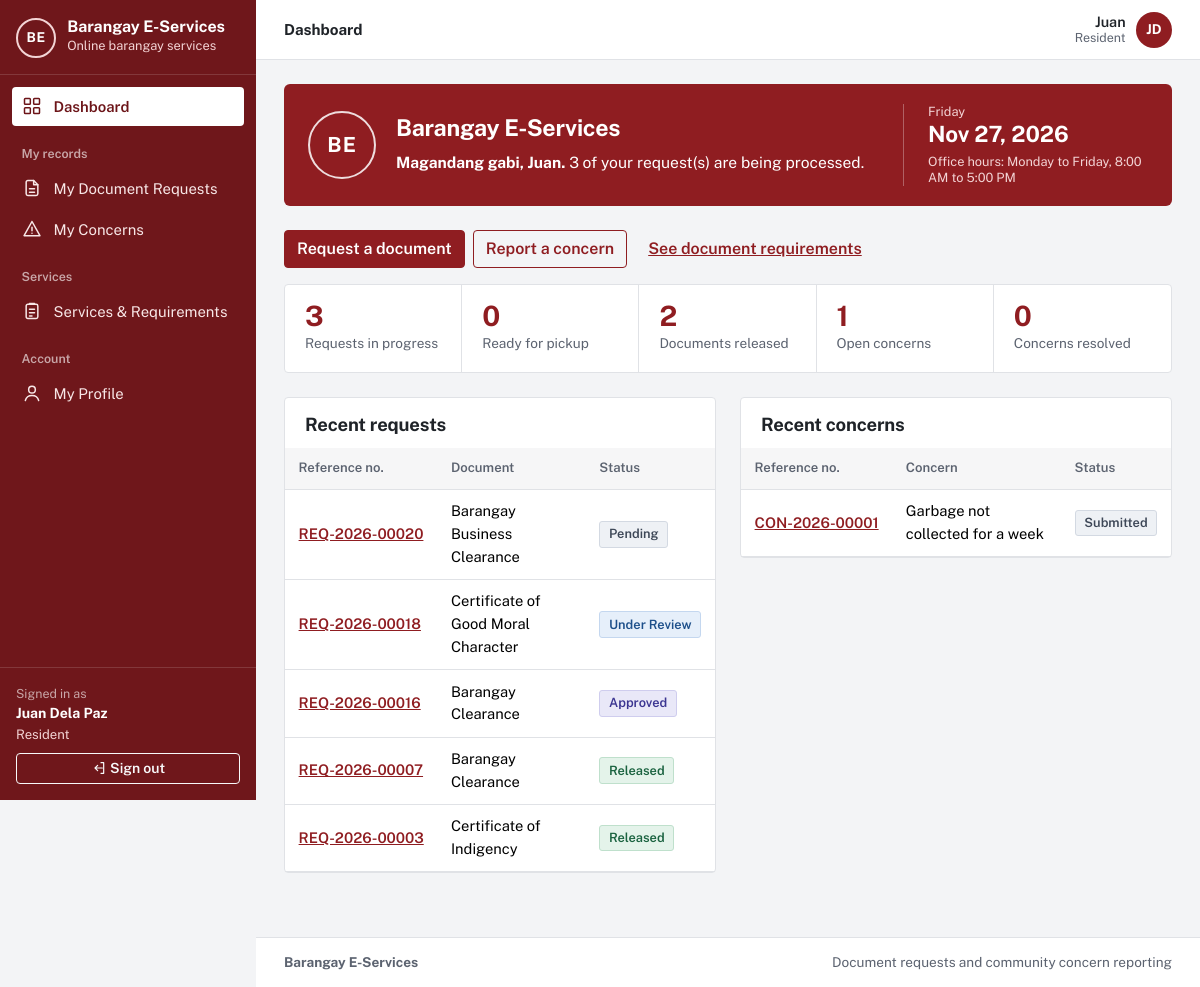
Page /barangay-eservicess2/resident/dashboard.php (signed in) on the committed database.
### tables this page shows
CREATE TABLE `users` (
  `user_id` int(10) UNSIGNED NOT NULL,
  `role_id` tinyint(3) UNSIGNED NOT NULL,
  `purok_id` smallint(5) UNSIGNED DEFAULT NULL,
  `first_name` varchar(60) NOT NULL,
  `last_name` varchar(60) NOT NULL,
  `email` varchar(120) NOT NULL,
  `contact_no` varchar(13) DEFAULT NULL,
  `street_address` varchar(150) DEFAULT NULL,
  `password_hash` varchar(255) NOT NULL,
  `email_verified_at` datetime DEFAULT NULL,
  `is_active` tinyint(1) NOT NULL DEFAULT 1,
  `failed_logins` tinyint(3) UNSIGNED NOT NULL DEFAULT 0,
  `locked_until` datetime DEFAULT NULL,
  `created_at` datetime NOT NULL DEFAULT current_timestamp(),
  `updated_at` datetime NOT NULL DEFAULT current_timestamp() ON UPDATE current_timestamp()
);

CREATE TABLE `roles` (
  `role_id` tinyint(3) UNSIGNED NOT NULL,
  `role_key` varchar(20) NOT NULL,
  `role_name` varchar(50) NOT NULL
);

CREATE TABLE `barangay_settings` (
  `settings_id` tinyint(3) UNSIGNED NOT NULL DEFAULT 1,
  `barangay_name` varchar(100) DEFAULT NULL,
  `municipality` varchar(100) DEFAULT NULL,
  `province` varchar(100) DEFAULT NULL,
  `office_hours` varchar(150) DEFAULT NULL,
  `logo_path` varchar(255) DEFAULT NULL,
  `updated_by` int(10) UNSIGNED DEFAULT NULL,
  `updated_at` datetime NOT NULL DEFAULT current_timestamp() ON UPDATE current_timestamp()
);

CREATE TABLE `document_requests` (
  `request_id` int(10) UNSIGNED NOT NULL,
  `reference_no` varchar(20) DEFAULT NULL,
  `resident_id` int(10) UNSIGNED NOT NULL,
  `doc_type_id` smallint(5) UNSIGNED NOT NULL,
  `purpose` varchar(255) NOT NULL,
  `copies` tinyint(3) UNSIGNED NOT NULL DEFAULT 1,
  `fee_amount` decimal(8,2) NOT NULL,
  `status` enum('Pending','Under Review','Approved','Rejected','Processing','Ready for Pickup','Released','Cancelled') NOT NULL DEFAULT 'Pending',
  `remarks` varchar(500) DEFAULT NULL,
  `handled_by` int(10) UNSIGNED DEFAULT NULL,
  `is_archived` tinyint(1) NOT NULL DEFAULT 0,
  `created_at` datetime NOT NULL DEFAULT current_timestamp(),
  `updated_at` datetime NOT NULL DEFAULT current_timestamp() ON UPDATE current_timestamp()
);

CREATE TABLE `document_types` (
  `doc_type_id` smallint(5) UNSIGNED NOT NULL,
  `name` varchar(100) NOT NULL,
  `description` varchar(500) NOT NULL,
  `fee` decimal(8,2) NOT NULL DEFAULT 0.00,
  `processing_days` tinyint(3) UNSIGNED NOT NULL DEFAULT 1,
  `is_archived` tinyint(1) NOT NULL DEFAULT 0,
  `created_at` datetime NOT NULL DEFAULT current_timestamp(),
  `updated_at` datetime NOT NULL DEFAULT current_timestamp() ON UPDATE current_timestamp()
);

CREATE TABLE `concerns` (
  `concern_id` int(10) UNSIGNED NOT NULL,
  `reference_no` varchar(20) DEFAULT NULL,
  `resident_id` int(10) UNSIGNED NOT NULL,
  `category_id` smallint(5) UNSIGNED NOT NULL,
  `purok_id` smallint(5) UNSIGNED NOT NULL,
  `title` varchar(120) NOT NULL,
  `description` text NOT NULL,
  `location` varchar(200) NOT NULL,
  `priority` tinyint(3) UNSIGNED NOT NULL,
  `status` enum('Submitted','Under Review','Assigned','In Progress','Resolved','Closed','Rejected','Withdrawn') NOT NULL DEFAULT 'Submitted',
  `assigned_to` int(10) UNSIGNED DEFAULT NULL,
  `resolution` varchar(1000) DEFAULT NULL,
  `is_archived` tinyint(1) NOT NULL DEFAULT 0,
  `created_at` datetime NOT NULL DEFAULT current_timestamp(),
  `updated_at` datetime NOT NULL DEFAULT current_timestamp() ON UPDATE current_timestamp()
);

### barangay-eservicess2/resident/dashboard.php (the view, shortened to what the rows shown need)
<?php
require __DIR__ . '/../app/bootstrap.php';
$user = require_role(ROLE_RESIDENT);
$uid = (int) $user['user_id'];
$req = db_one(
    "SELECT COUNT(*) AS total,
            SUM(status IN ('Pending', 'Under Review', 'Approved', 'Processing')) AS in_progress,
            SUM(status = 'Ready for Pickup') AS ready,
            SUM(status = 'Released') AS released
       FROM document_requests WHERE resident_id = ?",
    [$uid]
);
$recentRequests = db_all(
    'SELECT dr.request_id, dr.reference_no, dr.status, dr.updated_at, dt.name AS doc_name
       FROM document_requests dr JOIN document_types dt ON dt.doc_type_id = dr.doc_type_id
      WHERE dr.resident_id = ? ORDER BY dr.updated_at DESC LIMIT 5',
    [$uid]
);
$recentConcerns = db_all(
    'SELECT concern_id, reference_no, title, status, updated_at FROM concerns WHERE resident_id = ? ORDER BY updated_at DESC LIMIT 5',
    [$uid]
);
$ready = db_all(
    "SELECT dr.request_id, dr.reference_no, dr.fee_amount, dt.name AS doc_name
       FROM document_requests dr JOIN document_types dt ON dt.doc_type_id = dr.doc_type_id
      WHERE dr.resident_id = ? AND dr.status = 'Ready for Pickup'",
    [$uid]
);
$welcomeMessage = $ready
    ? count($ready) . ' document(s) are ready for pickup at the barangay hall.'
    : ((int) $req['in_progress'] ? (int) $req['in_progress'] . ' of your request(s) are being processed.' : 'You have no requests in progress.');
$activeNav = 'dashboard';
require APP_ROOT . '/app/views/header.php';
require APP_ROOT . '/app/views/welcome.php';
?>
<div class="row g-4">
  <div class="col-lg-6">
    <section class="panel panel-flush">
      <h2>Recent requests</h2>
      <?php if (!$recentRequests): ?>
        <div class="empty"><p>You have not requested any documents yet.</p><a class="btn btn-sm btn-primary" href="<?= e(url('services.php')) ?>">See available documents</a></div>
      <?php else: ?>
      <table class="table mt-2">
        <thead><tr><th scope="col">Reference no.</th><th scope="col">Document</th><th scope="col">Status</th></tr></thead>
        <tbody>
        <?php foreach ($recentRequests as $r): ?>
          <tr><td class="ref"><a href="<?= e(url('request.php?id=' . (int) $r['request_id'])) ?>"><?= e($r['reference_no']) ?></a></td><td><?= e($r['doc_name']) ?></td><td><?= status_badge($r['status']) ?></td></tr>
        <?php endforeach; ?>
        </tbody>
      </table>
      <?php endif; ?>
    </section>
  </div>
  <div class="col-lg-6">
    <section class="panel panel-flush">
      <h2>Recent concerns</h2>
      <?php if (!$recentConcerns): ?>
        <div class="empty"><p>You have not reported any concerns.</p><a class="btn btn-sm btn-primary" href="<?= e(url('resident/concern-form.php')) ?>">Report a concern</a></div>
      <?php else: ?>
      <table class="table mt-2">
        <thead><tr><th scope="col">Reference no.</th><th scope="col">Concern</th><th scope="col">Status</th></tr></thead>
        <tbody>
        <?php foreach ($recentConcerns as $c): ?>
          <tr><td class="ref"><a href="<?= e(url('concern.php?id=' . (int) $c['concern_id'])) ?>"><?= e($c['reference_no']) ?></a></td><td><?= e($c['title']) ?></td><td><?= status_badge($c['status']) ?></td></tr>
        <?php endforeach; ?>
        </tbody>
      </table>
      <?php endif; ?>
    </section>
  </div>
</div>
<?php require APP_ROOT . '/app/views/footer.php'; ?>

### barangay-eservicess2/app/views/header.php (shortened to what the rows shown need)
<?php
$user = current_user();
$role = $user['role_key'] ?? null;
$verified = $user && is_verified($user);
$activeNav = $activeNav ?? '';
$appLayout = $user && $verified;
$groups = [];
if ($appLayout && $role === ROLE_ADMIN) {
    $groups = [
        '' => ['dashboard' => ['admin/dashboard.php', 'Dashboard', 'dashboard']],
        'Records' => [
            'residents' => ['residents.php', 'Residents', 'residents'],
            'requests'  => ['requests.php', 'Document Requests', 'document'],
            'concerns'  => ['concerns.php', 'Community Concerns', 'concern'],
        ],
        'Services' => [
            'doctypes'   => ['admin/document-types.php', 'Document Types', 'services'],
            'categories' => ['admin/categories.php', 'Concern Categories', 'category'],
        ],
        'Reports' => [
            'reports' => ['reports.php', 'Reports', 'reports'],
            'logs'    => ['admin/logs.php', 'Activity Logs', 'logs'],
        ],
        'System' => [
            'users'    => ['admin/users.php', 'User Accounts', 'accounts'],
            'settings' => ['admin/settings.php', 'Settings', 'settings'],
            'profile'  => ['profile.php', 'My Profile', 'profile'],
        ],
    ];
} elseif ($appLayout && $role === ROLE_RESIDENT) {
    $groups = [
        '' => ['dashboard' => ['resident/dashboard.php', 'Dashboard', 'dashboard']],
        'My records' => [
            'requests' => ['requests.php', 'My Document Requests', 'document'],
            'concerns' => ['concerns.php', 'My Concerns', 'concern'],
        ],
        'Services' => ['services' => ['services.php', 'Services & Requirements', 'services']],
        'Account' => ['profile' => ['profile.php', 'My Profile', 'profile']],
    ];
}
$crumbItem = $pageTitle ?? '';
foreach ($groups as $label => $items) {
    if (isset($items[$activeNav])) {
        $crumbItem = $items[$activeNav][1];
    }
}
?><!doctype html>
<html lang="en">
<head>
  <link rel="stylesheet" href="<?= e(asset('vendor/bootstrap/bootstrap.min.css')) ?>">
  <link rel="stylesheet" href="<?= e(asset('css/app.css')) ?>">
</head>
<body class="<?= $appLayout ? 'app-body' : 'public-body' ?>">
<?php if ($appLayout): ?>
<div class="app-shell">
  <aside class="sidebar offcanvas-lg offcanvas-start" id="sidebar" tabindex="-1" aria-label="Main navigation">
    <div class="sidebar-brand">
      <a class="brand" href="<?= e(url(home_path_for_role($role))) ?>">
        <?= render_app_mark() ?>
        <span class="brand-text">
          <span class="brand-name"><?= e(app_name()) ?></span>
          <span class="brand-sub">Online barangay services</span>
        </span>
      </a>
    </div>
    <nav class="sidebar-nav">
      <?php foreach ($groups as $label => $items): ?>
        <?php if ($label !== ''): ?><div class="sidebar-heading"><?= e($label) ?></div><?php endif; ?>
        <ul class="sidebar-list">
          <?php foreach ($items as $key => [$path, $itemLabel, $iconName]): ?>
            <li>
              <a class="sidebar-link<?= $key === $activeNav ? ' active' : '' ?>" <?= $key === $activeNav ? 'aria-current="page"' : '' ?> href="<?= e(url($path)) ?>">
                <?= icon($iconName) ?><span><?= e($itemLabel) ?></span>
              </a>
            </li>
          <?php endforeach; ?>
        </ul>
      <?php endforeach; ?>
    </nav>
    <div class="sidebar-user">
      <div class="sidebar-user-label">Signed in as</div>
      <div class="sidebar-user-name"><?= e(full_name($user)) ?></div>
      <div class="sidebar-user-role"><?= e($user['role_name']) ?></div>
      <form method="post" action="<?= e(url('auth/logout.php')) ?>">
        <button type="submit" class="btn btn-sm btn-outline-light w-100 mt-2"><?= icon('logout', 'icon icon-sm') ?> Sign out</button>
      </form>
    </div>
  </aside>
  <div class="app-main">
    <header class="topbar">
      <nav class="topbar-crumb" aria-label="You are here">
        <span class="crumb-item"><?= e($crumbItem) ?></span>
      </nav>
      <div class="topbar-user">
        <span class="topbar-user-text"><span class="topbar-user-name"><?= e($user['first_name']) ?></span><span class="topbar-user-role"><?= e($user['role_name']) ?></span></span>
        <a class="avatar" href="<?= e(url('profile.php')) ?>" title="My profile" aria-label="My profile"><?= e(mb_strtoupper(mb_substr($user['first_name'], 0, 1) . mb_substr($user['last_name'], 0, 1))) ?></a>
      </div>
    </header>
    <main id="main" class="page">
<?php endif; ?>

### barangay-eservicess2/app/lib/settings.php (shortened to what the rows shown need)
<?php
function barangay(bool $refresh = false): array
{
    static $settings = null;
    if ($settings === null || $refresh) {
        try {
            $row = db_one('SELECT barangay_name, municipality, province, office_hours, logo_path, updated_at FROM barangay_settings WHERE settings_id = 1');
        } catch (mysqli_sql_exception $e) {
            error_log('[barangay-eservices] settings unavailable: ' . $e->getMessage());
            $row = null;
        }
        $settings = array_merge(SETTINGS_DEFAULTS, $row ?? []);
    }
    return $settings;
}
function app_name(): string
{
    return APP_NAME;
}
function barangay_name(): string
{
    $name = trim((string) barangay()['barangay_name']);
    if ($name === '') {
        return '';
    }
    return preg_match('/^(barangay|brgy\.?)\s/i', $name) ? $name : 'Barangay ' . $name;
}
function barangay_display_name(): string
{
    return barangay_name() ?: APP_NAME;
}
function office_hours(): string
{
    return trim((string) barangay()['office_hours']);
}
function barangay_initials(): string
{
    if (trim((string) barangay()['barangay_name']) === '') {
        return 'BE';
    }
    $initials = '';
    return $initials !== '' ? $initials : 'B';
}
function logo_url(): ?string
{
    $path = barangay()['logo_path'];
    if (!$path || !is_file(APP_ROOT . '/' . $path)) {
        return null;
    }
    return url($path) . '?v=' . filemtime(APP_ROOT . '/' . $path);
}
function render_app_mark(): string
{
    return '<span class="brand-seal" aria-hidden="true">BE</span>';
}
function render_seal(string $class = 'brand-seal'): string
{
    $logo = logo_url();
    return '<span class="' . e($class) . '" aria-hidden="true">' . e(barangay_initials()) . '</span>';
}

### barangay-eservicess2/app/views/welcome.php (shortened to what the rows shown need)
<?php
$hour = (int) date('G');
$greeting = $hour < 12 ? 'Magandang umaga' : ($hour < 18 ? 'Magandang hapon' : 'Magandang gabi');
$me = current_user();
?>
<section class="welcome" aria-labelledby="welcome-title">
  <?= render_seal('welcome-seal') ?>
  <div class="welcome-body">
    <h1 class="welcome-title" id="welcome-title"><?= e(barangay_display_name()) ?></h1>
    <p class="welcome-greet"><strong><?= e($greeting) ?>, <?= e($me['first_name']) ?>.</strong> <?= e($welcomeMessage ?? '') ?></p>
  </div>
  <div class="welcome-side">
    <div class="welcome-day"><?= e(date('l')) ?></div>
    <div class="welcome-date"><?= e(date('M j, Y')) ?></div>
    <?php if (office_hours() !== ''): ?><div class="welcome-hours">Office hours: <?= e(office_hours()) ?></div><?php endif; ?>
  </div>
</section>

### barangay-eservicess2/app/lib/workflow.php (shortened to what the rows shown need)
<?php
function status_badge(string $status): string
{
    $tone = match ($status) {
        'Pending', 'Submitted'                    => 'waiting',
        'Under Review', 'Assigned'                => 'review',
        'Approved', 'Processing', 'In Progress'   => 'active',
        'Ready for Pickup', 'Resolved'            => 'ready',
        'Released', 'Closed'                      => 'done',
        'Rejected'                                => 'stopped',
        'Cancelled', 'Withdrawn'                  => 'muted',
        default                                   => 'muted',
    };
    return '<span class="status status-' . $tone . '">' . e($status) . '</span>';
}

### rows in the picture
users: full_name($user) "Juan Dela Paz", role.role_name "Resident", first_name "Juan", first_name+last_name "JD"
barangay_settings: barangay_name "BE", barangay_name "Barangay E-Services", office_hours "Monday to Friday, 8:00 AM to 5:00 PM"
document_requests: reference_no "REQ-2026-00020", doc_type.name "Barangay Business Clearance", status "Pending"
document_requests: reference_no "REQ-2026-00018", doc_type.name "Certificate of Good Moral Character", status "Under Review"
document_requests: reference_no "REQ-2026-00016", doc_type.name "Barangay Clearance", status "Approved"
document_requests: reference_no "REQ-2026-00007", doc_type.name "Barangay Clearance", status "Released"
document_requests: reference_no "REQ-2026-00003", doc_type.name "Certificate of Indigency", status "Released"
concerns: reference_no "CON-2026-00001", title "Garbage not collected for a week", status "Submitted"

### other values in the picture
app_name() "Barangay E-Services"
$itemLabel "Dashboard"
$label "My records"
$itemLabel "My Document Requests"
$itemLabel "My Concerns"
$label "Services"
$itemLabel "Services & Requirements"
$label "Account"
$itemLabel "My Profile"
$crumbItem "Dashboard"
$welcomeMessage "3 of your request(s) are being processed."
$req['in_progress'] "3"
$req['ready'] "0"
$req['released'] "2"
$con['open'] "1"
